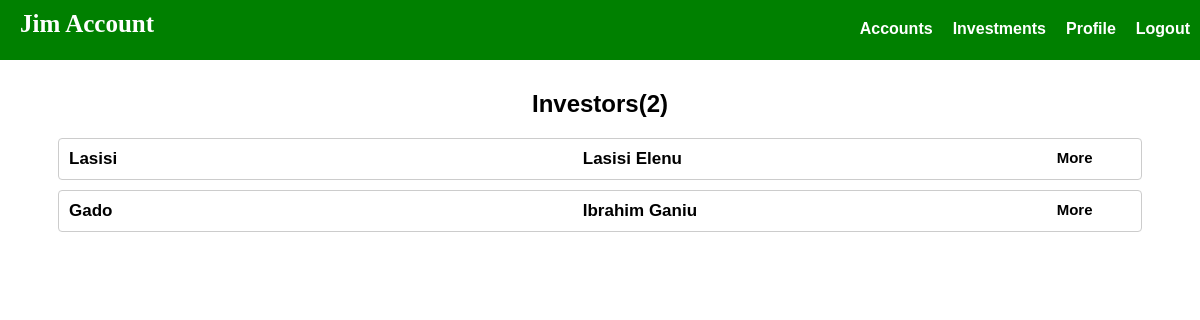
Screenshot of /investments/ (signed in) with the database file from the repository.
### index/models.py (models this page shows, shortened)
class User(AbstractUser):
	role = models.CharField(max_length=10, default='read')

### index/views.py (the view, shortened to what this page needs)
# urls.py: url(r'^investments/$', views.investments, name='investments'),
def investments(request):
	if request.user.is_authenticated:
		return render(request, 'investments.html', {
			'title': 'Jimnet investments',
			'investors': User.objects.all(),
			'user': User.objects.get(username=request.user.username)
		})
	return redirect(index)

### index/templates/investments.html (shortened to what this page needs)
{% extends "base.html" %}
{% load static %}
{% block content %}
	<div class="fromleft">
		<h2 class="center">Investors({{investors | length}})</h2>
		{% if investors %}
			{% for investor in investors %}
				<div class="infodrop">
					<div>
						<div class="sm-rol-2">
							<div class="col-6">
								<span class="dropfront">{{investor.username}}</span>
							</div>
						</div>
						<div class="sm-rol-2">
							<div class="col-6">
								<span class="dropfront">{{investor.first_name}} {{investor.last_name}}</span>
							</div>
							<span class="right more" data-drop="{{investor.pk}}">More</span>
						</div>
					</div>
				</div>
			{% endfor %}
		{% else %}
			<h3>There is no investment yet</h3>
		{% endif %}
	</div>
{% endblock %}

### index/static/style.css (style rules this page uses)
body { margin: 0px; }
h1,h2,h3,h4,h5,h6 { font-family: arial; }
.center { text-align: center; }
.col-6 { -ms-flex: 0 0 50%; flex: 0 0 50%; max-width: 40%; display: inline; margin: 0px; padding: 0px; margin-top: 15px; }
.sm-rol-2 { width: 48%; display: inline-table; }
.infodrop { border: 1px solid #ccc; padding: 10px; border-radius: 4px; width: 90%; margin: 10px auto; }
.fromleft { text-align: left; }
.dropfront { font-family: arial; font-size: 17px; font-weight: bolder; }
.more { font-family: arial; font-weight: bolder; font-size: 15px; cursor: pointer; }
.right { float: right; }

### rows the page displays
User: username "Lasisi", first_name "Lasisi", last_name "Elenu"
User: username "Gado", first_name "Ibrahim", last_name "Ganiu"

### other values shown
{{ investors | length }} "2"
